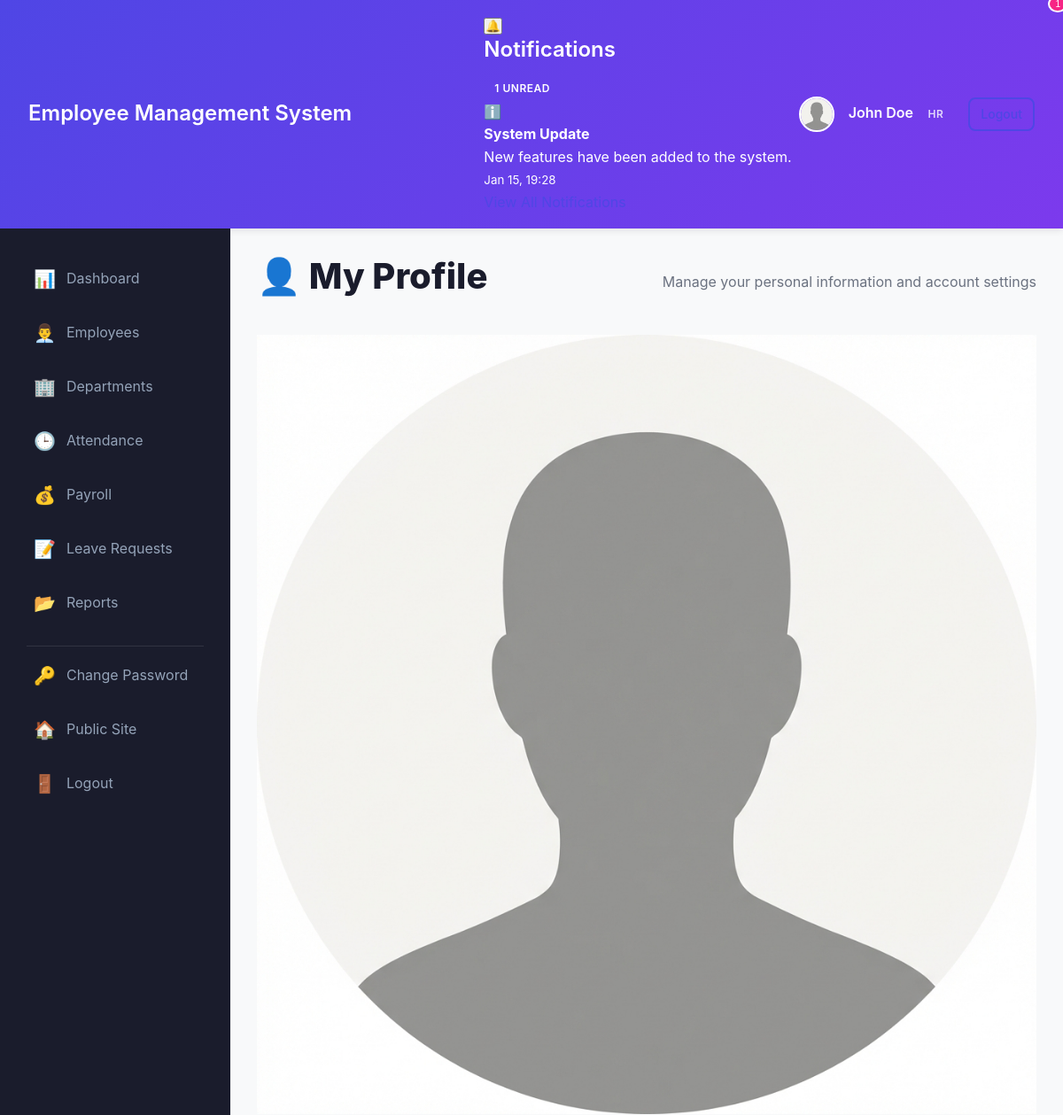
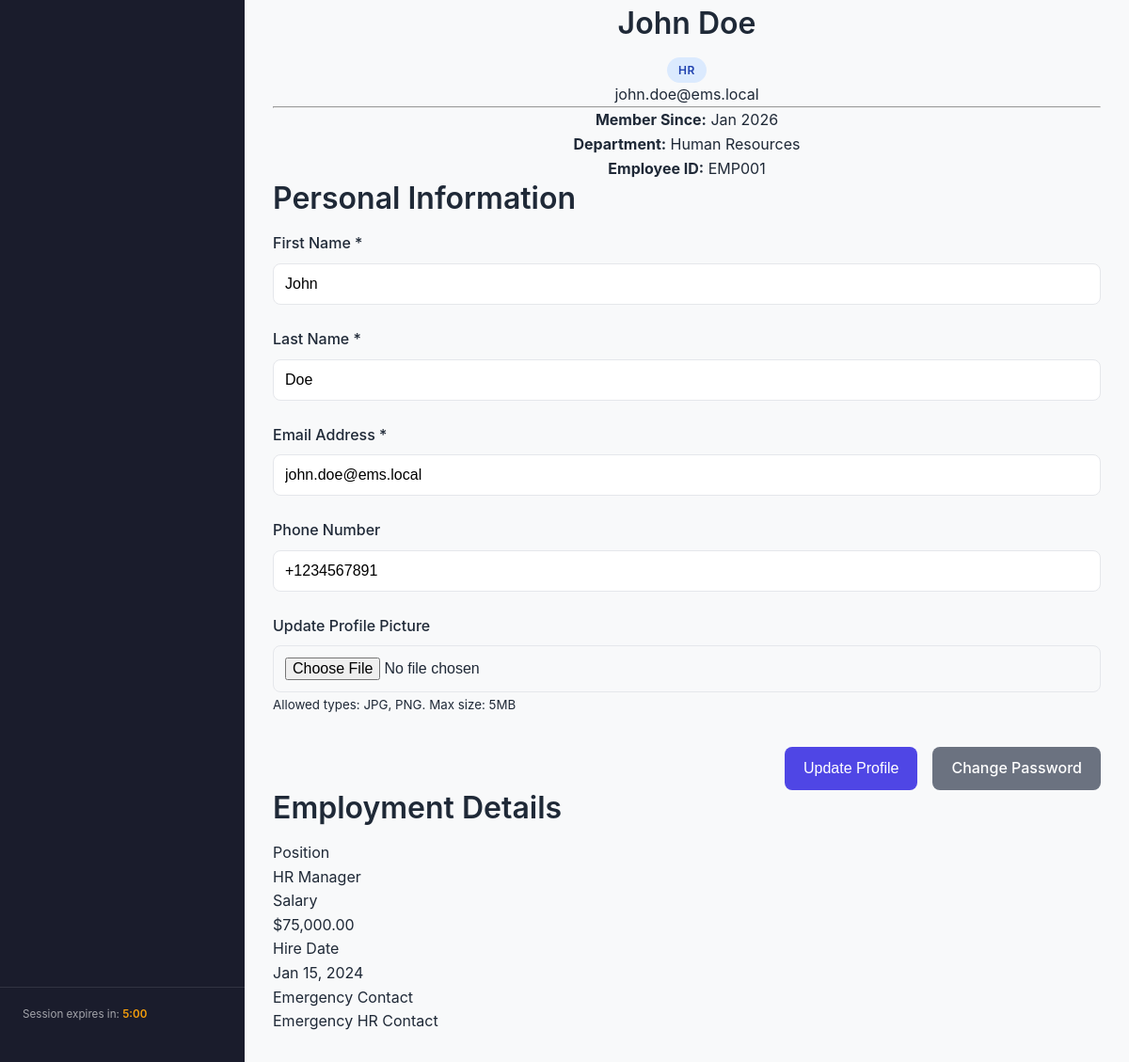
The app's page /dashboard/profile/view.php (signed in) with its own data (2 pictures, top to bottom).
### tables this page shows
CREATE TABLE IF NOT EXISTS `notifications` (
  `id` int(11) NOT NULL AUTO_INCREMENT,
  `user_id` int(11) NOT NULL,
  `type` enum('Info','Success','Warning','Danger') DEFAULT 'Info',
  `title` varchar(200) NOT NULL,
  `message` text NOT NULL,
  `is_read` tinyint(1) DEFAULT 0,
  `link` varchar(255) DEFAULT NULL,
  `created_at` timestamp NOT NULL DEFAULT CURRENT_TIMESTAMP,
  PRIMARY KEY (`id`),
  KEY `idx_user_read` (`user_id`, `is_read`),
  KEY `idx_created` (`created_at`),
  CONSTRAINT `fk_notification_user` FOREIGN KEY (`user_id`) REFERENCES `users` (`id`) ON DELETE CASCADE
);

CREATE TABLE `users` (
  `id` int(11) NOT NULL AUTO_INCREMENT,
  `first_name` varchar(50) NOT NULL,
  `last_name` varchar(50) NOT NULL,
  `gender` enum('Male','Female','Other') NOT NULL,
  `username` varchar(50) NOT NULL,
  `email` varchar(100) NOT NULL,
  `password` varchar(255) NOT NULL,
  `phone` varchar(20) DEFAULT NULL,
  `profile_picture` varchar(255) DEFAULT 'default-avatar.png',
  `user_type` enum('Admin','HR','Manager','Employee') NOT NULL DEFAULT 'Employee',
  `user_status` enum('Active','Inactive') NOT NULL DEFAULT 'Active',
  `created_at` timestamp NOT NULL DEFAULT CURRENT_TIMESTAMP,
  `updated_at` timestamp NOT NULL DEFAULT CURRENT_TIMESTAMP ON UPDATE CURRENT_TIMESTAMP,
  PRIMARY KEY (`id`),
  UNIQUE KEY `username` (`username`),
  UNIQUE KEY `email` (`email`),
  KEY `idx_user_status` (`user_status`),
  KEY `idx_user_type` (`user_type`)
);

CREATE TABLE `employees` (
  `id` int(11) NOT NULL AUTO_INCREMENT,
  `user_id` int(11) NOT NULL,
  `employee_id` varchar(20) NOT NULL,
  `department_id` int(11) DEFAULT NULL,
  `position` varchar(100) NOT NULL,
  `salary` decimal(10,2) DEFAULT NULL,
  `hire_date` date NOT NULL,
  `address` text,
  `emergency_contact` varchar(100) DEFAULT NULL,
  `emergency_phone` varchar(20) DEFAULT NULL,
  `created_at` timestamp NOT NULL DEFAULT CURRENT_TIMESTAMP,
  `updated_at` timestamp NOT NULL DEFAULT CURRENT_TIMESTAMP ON UPDATE CURRENT_TIMESTAMP,
  PRIMARY KEY (`id`),
  UNIQUE KEY `employee_id` (`employee_id`),
  UNIQUE KEY `user_id` (`user_id`),
  KEY `department_id` (`department_id`),
  CONSTRAINT `fk_employee_department` FOREIGN KEY (`department_id`) REFERENCES `departments` (`id`) ON DELETE SET NULL,
  CONSTRAINT `fk_employee_user` FOREIGN KEY (`user_id`) REFERENCES `users` (`id`) ON DELETE CASCADE
);

CREATE TABLE `departments` (
  `id` int(11) NOT NULL AUTO_INCREMENT,
  `name` varchar(100) NOT NULL,
  `description` text,
  `created_at` timestamp NOT NULL DEFAULT CURRENT_TIMESTAMP,
  PRIMARY KEY (`id`),
  UNIQUE KEY `name` (`name`)
);

### includes/functions.php (called while the page is built, shortened)
<?php
function get_user_info($user_id) {
    global $pdo;
    try {
        $stmt = $pdo->prepare("SELECT * FROM users WHERE id = ?");
        $stmt->execute([$user_id]);
        return $stmt->fetch();
    } catch (PDOException $e) {
        error_log("Get user info error: " . $e->getMessage());
        return null;
    }
}
function get_user_notifications($user_id, $limit = 10, $unread_only = false) {
    global $pdo;
    try {
        $sql = "SELECT * FROM notifications WHERE user_id = ?";
        $sql .= " ORDER BY created_at DESC LIMIT ?";
        $stmt = $pdo->prepare($sql);
        $stmt->execute([$user_id, $limit]);
        return $stmt->fetchAll();
    } catch (PDOException $e) {
        error_log("Get notifications error: " . $e->getMessage());
        return [];
    }
}
function get_unread_notification_count($user_id) {
    global $pdo;
    try {
        $stmt = $pdo->prepare("SELECT COUNT(*) as count FROM notifications
                               WHERE user_id = ? AND is_read = 0");
        $stmt->execute([$user_id]);
        return $stmt->fetch()['count'];
    } catch (PDOException $e) {
        error_log("Get unread count error: " . $e->getMessage());
        return 0;
    }
}
function get_employee_by_user_id($user_id) {
    global $pdo;
    try {
        $stmt = $pdo->prepare("SELECT e.*, d.name as department_name,
                               u.first_name, u.last_name, u.email, u.phone, u.profile_picture
                               FROM employees e
                               LEFT JOIN departments d ON e.department_id = d.id
                               JOIN users u ON e.user_id = u.id
                               WHERE e.user_id = ?");
        $stmt->execute([$user_id]);
        return $stmt->fetch();
    } catch (PDOException $e) {
        error_log("Get employee error: " . $e->getMessage());
        return null;
    }
}
function is_employee() {
    return isset($_SESSION['user_type']) && $_SESSION['user_type'] === 'Employee';
}
?>

### dashboard/profile/view.php (the view, shortened to what this page needs)
<?php
require_once '../../config/db_connect.php';
require_once '../../includes/functions.php';
$user_id = $_SESSION['user_id'];
$user = get_user_info($user_id);
$employee = get_employee_by_user_id($user_id);
?>
<!DOCTYPE html>
<html lang="en">
<head>
    <link rel="stylesheet" href="../../assets/css/style.css">
    <link rel="stylesheet" href="../../assets/css/dashboard.css">
    <?php if(is_employee()): ?>
    <link rel="stylesheet" href="../../assets/css/employee_dashboard.css">
    <?php else: ?>
    <link rel="stylesheet" href="../../assets/css/admin_dashboard.css">
    <?php endif; ?>
</head>
<body class="dashboard-page <?php echo is_employee() ? 'employee-page' : 'admin-page'; ?>">
    <?php
    if (is_employee()) {
        include '../includes/employee_header.php';
    } else {
        include '../includes/admin_header.php';
    }
    ?>
    <div class="dashboard-container">
        <?php
        if (is_employee()) {
            include '../includes/employee_sidebar.php';
        } else {
            include '../includes/admin_sidebar.php';
        }
        ?>
        <main class="dashboard-content">
            <div class="page-header">
                <h1>👤 My Profile</h1>
                <p>Manage your personal information and account settings</p>
            </div>
            <div class="profile-container">
                <div class="profile-sidebar">
                    <div class="card text-center">
                        <div class="profile-pic-container">
                            <img src="<?php echo '../../uploads/profiles/' . ($user['profile_picture'] ?? 'default-avatar.png'); ?>"
                                 alt="Profile" class="profile-view-img" id="profilePreview"
                                 onerror="this.src='../../assets/images/default-avatar.png'">
                        </div>
                        <h2><?php echo htmlspecialchars($user['first_name'] . ' ' . $user['last_name']); ?></h2>
                        <span class="badge badge-info"><?php echo htmlspecialchars($user['user_type']); ?></span>
                        <p class="text-muted"><?php echo htmlspecialchars($user['email']); ?></p>
                        <hr>
                        <div class="profile-quick-stats">
                            <p><strong>Member Since:</strong> <?php echo date('M Y', strtotime($user['created_at'])); ?></p>
                            <?php if($employee): ?>
                            <p><strong>Department:</strong> <?php echo htmlspecialchars($employee['department_name'] ?? 'N/A'); ?></p>
                            <p><strong>Employee ID:</strong> <?php echo htmlspecialchars($employee['employee_id']); ?></p>
                            <?php endif; ?>
                        </div>
                    </div>
                </div>
                <div class="profile-main">
                    <div class="card">
                        <h2>Personal Information</h2>
                        <form method="POST" enctype="multipart/form-data" class="profile-form">
                            <div class="form-grid">
                                <div class="form-group">
                                    <label for="first_name">First Name *</label>
                                    <input type="text" id="first_name" name="first_name" class="form-control"
                                           value="<?php echo htmlspecialchars($user['first_name']); ?>" required>
                                </div>
                                <div class="form-group">
                                    <label for="last_name">Last Name *</label>
                                    <input type="text" id="last_name" name="last_name" class="form-control"
                                           value="<?php echo htmlspecialchars($user['last_name']); ?>" required>
                                </div>
                                <div class="form-group">
                                    <label for="email">Email Address *</label>
                                    <input type="email" id="email" name="email" class="form-control"
                                           value="<?php echo htmlspecialchars($user['email']); ?>" required>
                                </div>
                                <div class="form-group">
                                    <label for="phone">Phone Number</label>
                                    <input type="text" id="phone" name="phone" class="form-control"
                                           value="<?php echo htmlspecialchars($user['phone'] ?? ''); ?>">
                                </div>
                                <div class="form-group full-width">
                                    <label for="profile_pic">Update Profile Picture</label>
                                    <input type="file" id="profile_pic" name="profile_pic" class="form-control" accept="image/*" onchange="previewImage(this)">
                                    <small class="text-muted">Allowed types: JPG, PNG. Max size: 5MB</small>
                                </div>
                            </div>
                            <div class="form-actions">
                                <button type="submit" class="btn btn-primary">Update Profile</button>
                                <a href="change_password.php" class="btn btn-secondary">Change Password</a>
                            </div>
                        </form>
                    </div>
                    <?php if($employee): ?>
                    <div class="card">
                        <h2>Employment Details</h2>
                        <div class="details-grid">
                            <div class="detail-item">
                                <label>Position</label>
                                <p><?php echo htmlspecialchars($employee['position']); ?></p>
                            </div>
                            <div class="detail-item">
                                <label>Salary</label>
                                <p>$<?php echo number_format($employee['salary'], 2); ?></p>
                            </div>
                            <div class="detail-item">
                                <label>Hire Date</label>
                                <p><?php echo date('M d, Y', strtotime($employee['hire_date'])); ?></p>
                            </div>
                            <div class="detail-item">
                                <label>Emergency Contact</label>
                                <p><?php echo htmlspecialchars($employee['emergency_contact'] ?: 'Not set'); ?></p>
                            </div>
                        </div>
                    </div>
                    <?php endif; ?>
                </div>
            </div>
        </main>
    </div>
</body>
</html>

### dashboard/includes/admin_header.php (shortened to what this page needs)
<?php
$notification_count = get_unread_notification_count($_SESSION['user_id']);
$notifications = get_user_notifications($_SESSION['user_id'], 5);
?>
<header class="dashboard-header admin-header">
    <div class="header-container">
        <div class="logo">
            <h2><?php echo SITE_NAME; ?></h2>
        </div>
        <div class="header-actions">
            <div class="notifications-dropdown">
                <button class="notification-btn" id="notificationBtn">
                    🔔
                    <?php if ($notification_count > 0): ?>
                        <span class="notification-badge"><?php echo $notification_count; ?></span>
                    <?php endif; ?>
                </button>
                <div class="notification-dropdown-content" id="notificationDropdown">
                    <div class="notification-header">
                        <h3>Notifications</h3>
                        <?php if ($notification_count > 0): ?>
                            <span class="badge"><?php echo $notification_count; ?> unread</span>
                        <?php endif; ?>
                    </div>
                    <div class="notification-list">
                        <?php if (empty($notifications)): ?>
                            <div class="notification-item">
                                <p>No notifications</p>
                            </div>
                        <?php else: ?>
                            <?php foreach ($notifications as $notif): ?>
                                <div class="notification-item <?php echo $notif['is_read'] ? '' : 'unread'; ?>">
                                    <div class="notif-icon notif-<?php echo strtolower($notif['type']); ?>">
                                        <?php
                                        $icons = ['Info' => 'ℹ️', 'Success' => '✅', 'Warning' => '⚠️', 'Danger' => '🚨'];
                                        echo $icons[$notif['type']] ?? 'ℹ️';
                                        ?>
                                    </div>
                                    <div class="notif-content">
                                        <strong><?php echo htmlspecialchars($notif['title']); ?></strong>
                                        <p><?php echo htmlspecialchars($notif['message']); ?></p>
                                        <small><?php echo date('M d, H:i', strtotime($notif['created_at'])); ?></small>
                                    </div>
                                </div>
                            <?php endforeach; ?>
                        <?php endif; ?>
                    </div>
                    <div class="notification-footer">
                        <a href="notifications/index.php">View All Notifications</a>
                    </div>
                </div>
            </div>
            <div class="user-info">
                <img src="<?php echo '../uploads/profiles/' . ($_SESSION['profile_picture'] ?? 'default-avatar.png'); ?>"
                     alt="Profile" class="user-avatar" onerror="this.src='../assets/images/default-avatar.png'">
                <div class="user-details">
                    <span class="user-name"><?php echo htmlspecialchars($_SESSION['first_name'] . ' ' . $_SESSION['last_name']); ?></span>
                    <span class="user-role badge badge-admin"><?php echo htmlspecialchars($_SESSION['user_type']); ?></span>
                </div>
                <a href="../auth/logout.php" class="btn btn-sm btn-outline">Logout</a>
            </div>
        </div>
    </div>
</header>

### records on screen
notifications: type "ℹ️", title "System Update", message "New features have been added to the system.", created_at "Jan 15, 19:28"
users: profile_picture (placeholder picture), first_name+last_name "John Doe", user_type "HR", email "john.doe@ems.local", created_at "Jan 2026", first_name "John", last_name "Doe", phone "+1234567891"
employees: department.name "Human Resources", employee "EMP001", position "HR Manager", salary "75,000.00", hire_date "Jan 15, 2024", emergency_contact "Emergency HR Contact"

### other values on screen
SITE_NAME "Employee Management System"
$notification_count "1"
$_SESSION['first_name'] . ' ' . $_SESSION['last_name'] "John Doe"
$_SESSION['user_type'] "HR"
